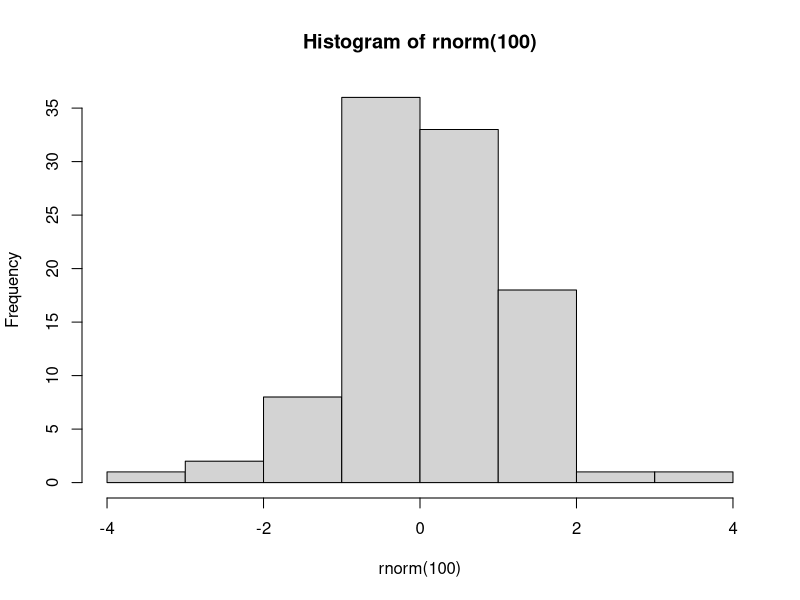

Recreate this plot in R.
## ---- chunk 1
hist(rnorm(100))
